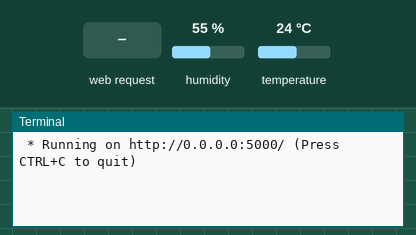
Simulated run of this program. Board: Raspberry Pi (BCM pin numbers). Shown: the last lines printed to the terminal. The test bench sets the inputs (shaded band); at power-on: humidity 55 %, temperature 24 °C. The clock reads 2024-03-15 10:24:30 at power-on unless the program sets it.

Above: at 1.2 s.
1.3 s: HTTP request for /monitor received
At 1.7 s:
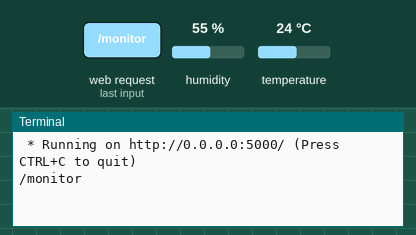
At 2.5 s:
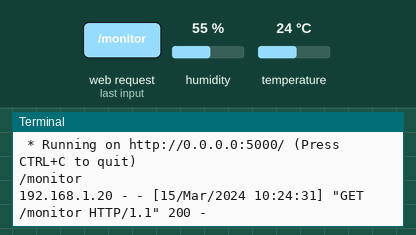

The program:

02dht11.py
```python
from flask import Flask, request, redirect
import RPi.GPIO as GPIO
import Adafruit_DHT, json, time

app = Flask(__name__)
app.config['SECRET_KEY'] = 'secret'

GPIO.setmode(GPIO.BCM)
sensor = Adafruit_DHT.DHT11
pin_dht11 = 24

@app.route('/')
def main():
    return redirect('/static/dht11.html')

@app.route('/monitor')
def monitoring():
    try:
        print('/monitor')
        humidity, temperature = Adafruit_DHT.read_retry(sensor, pin_dht11)
        obj = {'humi' : humidity, 'temp' : temperature}
        return json.dumps(obj)
    except Exception as e:
        print('err', e)


if __name__ == '__main__':
    try:
        app.run(host='0.0.0.0')
    finally:
        print('cleaning up')
        GPIO.cleanup()
```

Measured:
- after the input at 1.3 s, the terminal: prints a new line at once (image 1)
